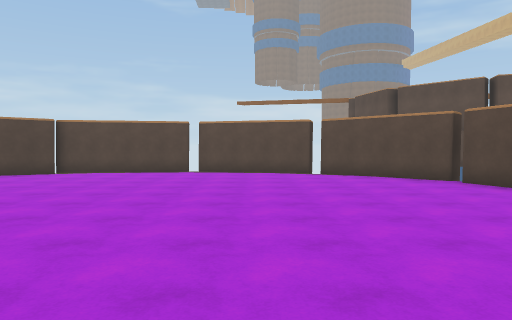
View 1 (above)

12 first-person views from a walk through a 3-D level made in the Unity game engine. The camera is 1.5 m above the floor, tilts 2° down and sees 70° across. The floor is counted in squares, 2 m on a side. Each view is taken from the middle of a square. On the plan, view 1 faces up. The plan holds only what a view shows up to about 11 squares ahead; the rest is blank. The place goes on beyond the plan.

View 2
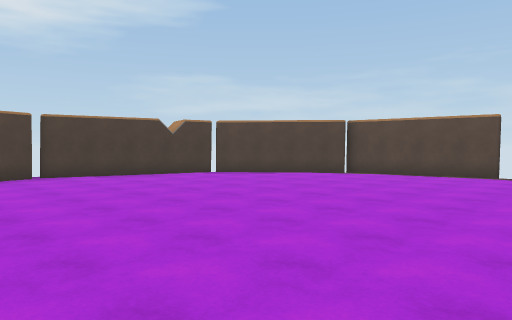

View 3
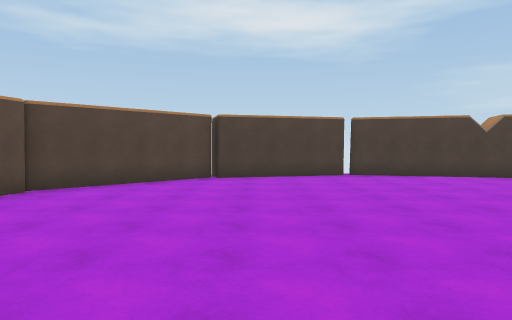

View 4
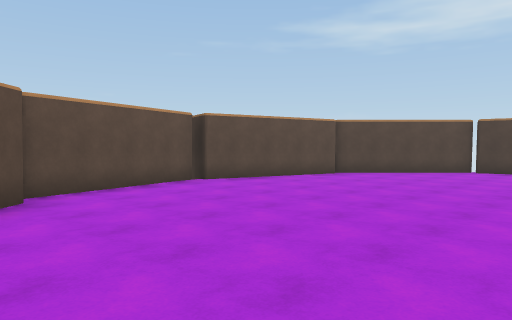

View 5
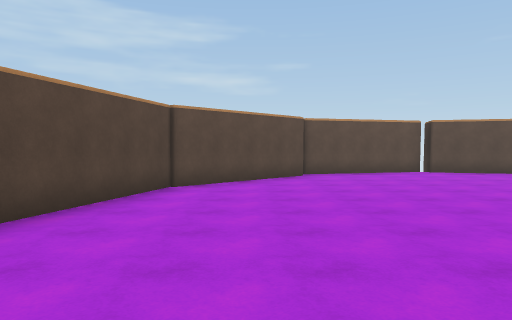

View 6
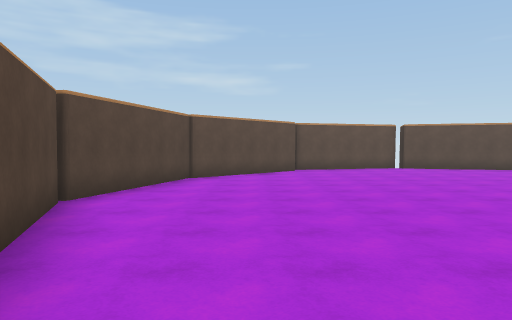

View 7
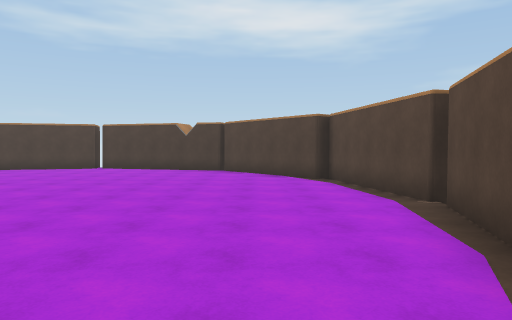

View 8
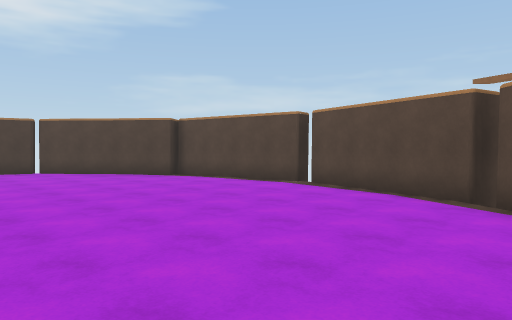

View 9
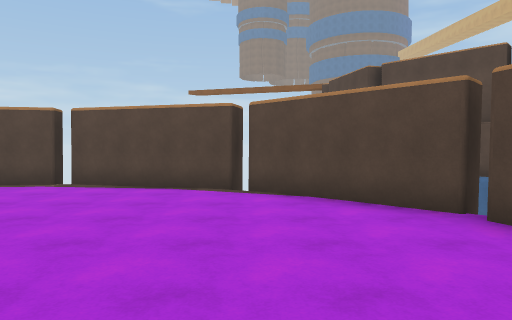

View 10
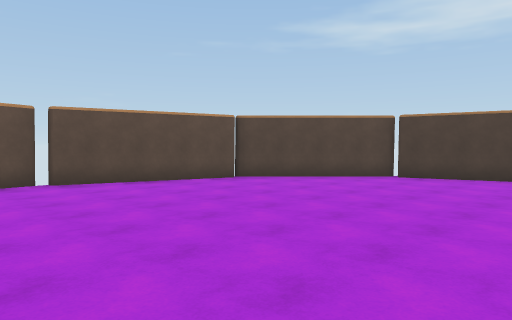

View 11
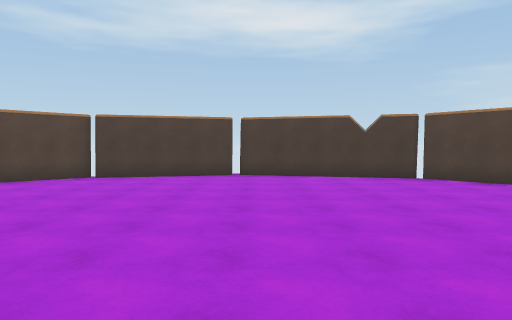

View 12
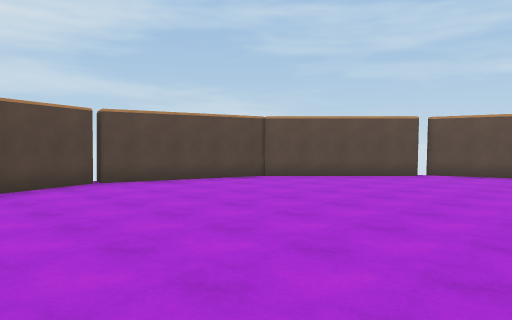

### Floor plan
Points are (right, up) in squares from view 1. A wall is a line through its corners. A room is listed if a view was taken in it or the views show most of it. See-through windows are left out.
Room 1 (views 1, 2, 3, 4, 5, 6, 7, 8, 9, 10, 11, 12)
walls: (-2.1, 11.4) (-6, 10.8); (-5.7, 10.5) (-8.7, 7.9) (-9.9, 3.6) (-8.9, 0.1); (4.3, 8.1) (1.8, 10.6); (1.6, 10.6) (-1.8, 11.5); (1.7, -2.7) (4.7, 0.3) (5.6, 3.9); (5.7, 4.1) (4.3, 7.7); (-6.1, -2.8) (-2.3, -3.8); (-2, -4.1) (1.7, -3.1); (-9.1, -0.1) (-6.2, -2.9)

Where each view was taken, in squares from view 1:
view 1: 0 up, 0 right, facing up
view 2: 1 up, 0 right, facing up-left
view 3: 1 up, 0 right, facing left
view 4: 3 up, 3 right, facing down-left
view 5: 7 up, 3 right, facing down
view 6: 9 up, 3 right, facing down
view 7: 9 up, 3 right, facing left
view 8: 5 up, 3 right, facing up-left
view 9: 4 up, 2 right, facing up
view 10: 4 up, 0 right, facing down-left
view 11: 4 up, 0 right, facing left
view 12: 7 up, 2 left, facing down-right
